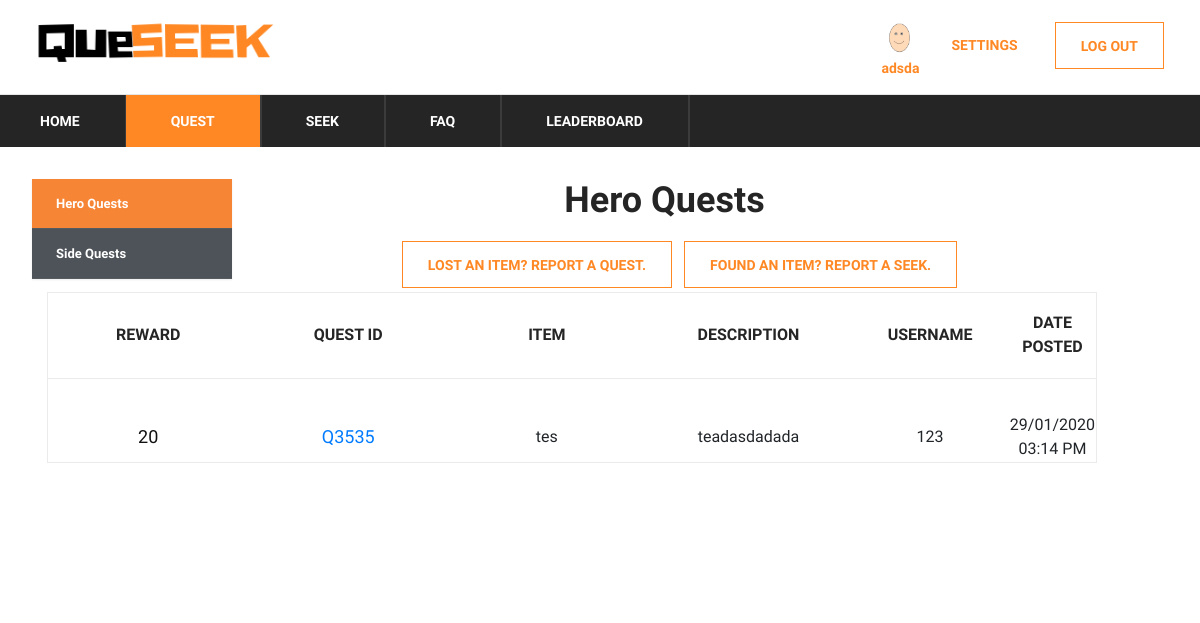
Page /quest (signed in) on the committed database.
### app/models.py (models this page shows)
class UserProfile(UserMixin, Base):
    __tablename__ = "userProfile"
    id = db.Column(db.String, ForeignKey('users.id'), primary_key=True)
    level = db.Column(db.Integer, nullable=False, default=1)
    coinsBalance = db.Column(db.Integer, nullable=False, default=50)
    coinsCollected = db.Column(db.Integer, nullable=False, default=0)
    coinsToNext = db.Column(db.Integer, nullable=False, default=20)
    avatarId = db.Column(db.String, ForeignKey('Avatars.avatarId'), default='0000')

class User(UserMixin, Base):
    __tablename__ = "users"
    id = db.Column(db.String, primary_key=True)
    email = db.Column(db.String(255), unique=True, nullable=False)
    password = db.Column(db.String(255), nullable=False)
    username = db.Column(db.String(255), unique=True, nullable=False)
    created_at = db.Column(DateTime(timezone=True), default=datetime.now(pytz.timezone('Asia/Singapore')))

class Quest(UserMixin, Base):
    __tablename__ = "quests"
    questId = db.Column(db.String, primary_key=True)
    reward = db.Column(db.Integer, nullable=False)
    item = db.Column(db.String(255), nullable=False)
    location = db.Column(db.String(255), nullable=False)
    description = db.Column(db.String(255))
    userId = db.Column(db.String, ForeignKey('users.id'), primary_key=True)
    posted_at = db.Column(DateTime(timezone=True), default=datetime.now(pytz.timezone('Asia/Singapore')))
    state = db.Column(db.Integer, nullable=False, default=0)
    type = db.Column(db.Integer, nullable=False, default=0)
    featured = db.Column(db.Integer, nullable=False, default=0)
    totalSeekers = db.Column(db.Integer, nullable=False, default=1)

### app/__init__.py (the view)
@app.route('/quest')
def quest():
    q = (db.session.query(User, Quest)
         .filter(User.id == Quest.userId)
         .filter(Quest.state == 0)
         .filter(Quest.type == 0)
         .order_by(Quest.posted_at.desc())
         .all())
    return render_template('quest.html', rows=q, page='quest')

### app/__init__.py (called while the page is built)
@login.user_loader
def load_user(id):
    return User.query.get(id)

@app.context_processor
def inject_dict_for_all_templates():
    if (not current_user.is_anonymous):
        userprofile = (db.session.query(UserProfile)
                       .filter(UserProfile.id == current_user.id)
                       .first()
                       )
        return dict(current_user_avatar=userprofile.avatarId)
    return dict()

### app/templates/quest.html (shortened to what this page needs)
<!DOCTYPE html>
<html lang="zxx">
<head>
    <link rel="stylesheet" href="{{ url_for('static', filename='css/bootstrap.min.css')}}" type="text/css">
    <link rel="stylesheet" href="{{ url_for('static', filename='css/font-awesome.min.css')}}" type="text/css">
    <link rel="stylesheet" href="{{ url_for('static', filename='css/themify-icons.css')}}" type="text/css">
    <link rel="stylesheet" href="{{ url_for('static', filename='css/elegant-icons.css')}}" type="text/css">
    <link rel="stylesheet" href="{{ url_for('static', filename='css/owl.carousel.min.css')}}" type="text/css">
    <link rel="stylesheet" href="{{ url_for('static', filename='css/nice-select.css')}}" type="text/css">
    <link rel="stylesheet" href="{{ url_for('static', filename='css/jquery-ui.min.css')}}" type="text/css">
    <link rel="stylesheet" href="{{ url_for('static', filename='css/slicknav.min.css')}}" type="text/css">
    <link rel="stylesheet" href="{{ url_for('static', filename='css/style.css')}}" type="text/css">
    <link rel="stylesheet" href="{{ url_for('static', filename='css/table.css')}}" type="text/css">
</head>
<body>
<header class="header-section">
    {% include "base/topbar.html" %}
    {% include "base/menu.html" %}
</header>
<section class="hero-section">
    <div class="hero-items owl-carousel">
        <div class="topbar-cover2">
            <div class="desc">
                <section class="cd-faq">
                    <div class="cd-faq-categories">
                        {% if page == 'sq' %}
                    <a href="{{url_for('hero_quests')}}">Hero Quests</a>
                    <a class="active" href="{{url_for('side_quests')}}">Side Quests</a>
                    {% else %}
                    <a class="active" href="{{url_for('hero_quests')}}">Hero Quests</a>
                    <a href="{{url_for('side_quests')}}">Side Quests</a>
                        {% endif %}
                    </div>
                    <section class="shopping-cart spad">
                        <div class="blog-details-inner">
                            <div class="blog-detail-title"><h2>
                                {% if page == 'sq' %}
                                Side Quests
                                {% else %}
                                Hero Quests
                                {% endif %}
                            </h2>
                            </div>
                        </div>
                        <div class="center-button">
                            {% include "base/button.html" %}
                        </div>
                        <div class="container">
                            <div class="row">
                                <div class="col-lg-12">
                                    <div class="cart-table">
                                        <table>
                                            <thead>
                                            <tr>
                                                <th>Reward</th>
                                                <th>Quest ID</th>
                                                <th>Item</th>
                                                <th>Description</th>
                                                <th>Username</th>
                                                <th>Date Posted</th>
                                            </tr>
                                            </thead>
                                            <tbody>
                                            {% for row in rows %}
                                            <tr>
                                                <td class="cart-pic"><h5>{{ row[1].reward }}</h5></td>
                                                <td class="cart-pic">
                                                    <h5>
                                                        <a href='/quest/{{row[1].questId}}'>{{row[1].questId}}</a>
                                                    </h5>
                                                </td>
                                                <td class="cart-pic">{{ row[1].item }}</td>
                                                <td class="cart-pic">{{ row[1].description }}</td>
                                                <td class="cart-pic">{{ row[0].username }}</td>
                                                <td class="cart-pic">{{ row[1].posted_at.strftime('%d/%m/%Y %I:%M %p') }}</td>
                                            </tr>
                                            {% endfor %}
                                            </tbody>
                                        </table>
                                    </div>
                                </div>
                            </div>
                        </div>
                    </section>
                </section>
            </div>
        </div>
    </div>
</section>
</body>
</html>

### app/templates/base/loginlogout.html
<div class="ht-right">
    <div class="login-panel">
        {% if current_user.is_anonymous %}
        <a href="{{ url_for('signup') }} " class="log-btn">SIGN UP</a>
        <a href="{{ url_for('login') }} " class="log-btn">LOG IN</a>
        {% else %}
        <a href="{{ url_for('logout') }}" class="log-btn">LOG OUT</a>
        <a href="{{ url_for('settings') }}" class="settings-btn">SETTINGS</a>
        {% endif %}
    </div>
    {% if current_user.is_anonymous %}
    {% else %}
    <div class="login-panel">
        <a href="{{url_for('profile')}}">
            <img src="{{ url_for('static', filename='img/avatars/'+current_user_avatar+'.png')}}"
                 width="40"
                 height="40">
        </a>
        <a href="{{ url_for('profile') }}" class="user-btn"> {{ current_user.username }}</a>
    </div>
    {% endif %}
</div>

### app/static/css/style.css (style rules this page uses)
html, body { height: 100%; font-family: "Muli", sans-serif; -webkit-font-smoothing: antialiased; font-smoothing: antialiased; }
h1, h2, h3, h4, h5, h6 { margin: 0; color: #111111; font-weight: 400; font-family: "Muli", sans-serif; }
h2 { font-size: 36px; }
h5 { font-size: 18px; }
img { max-width: 100%; }
.header-top .ht-right { float: right; }
.header-top .ht-right .login-panel { float: right; font-size: 14px; color: #252525; display: inline-block; padding-top: 18px; padding-bottom: 15px; }
.shopping-cart { padding-bottom: 60px; }
.cart-table { margin-bottom: 40px; }
.cart-table table { width: 100%; min-width: 480px; border: 1px solid #ebebeb; }
.cart-table table tr th { font-size: 16px; color: #252525; font-weight: 700; border-bottom: 1px solid #ebebeb; text-align: center; padding: 18px 0 19px; text-transform: uppercase; }
.cart-table table tr td { text-align: center; padding-top: 34px; }
.cart-table table tr td.cart-pic { width: 21%; }
.blog-details-inner .blog-detail-title { text-align: center; margin: 15px; }
.blog-details-inner .blog-detail-title h2 { color: #252525; font-weight: 700; margin-bottom: 15px; }
@media only screen and (min-width: 1200px) { .container { max-width: 1170px; } }
.log-btn { float: right; display: inline-block; padding-left: 20px; padding-top: 18px; padding-bottom: 15px; color: #ff8825; border: 1px solid #ff8825; font-size: 14px; font-weight: 700; text-transform: uppercase; padding: 13px 25px 11px; cursor: pointer; margin: 4px 6px; }
.settings-btn { float: right; display: inline-block; padding-left: 20px; padding-top: 18px; padding-bottom: 15px; color: #ff8825; font-size: 14px; font-weight: 700; text-transform: uppercase; padding: 13px 25px 11px; cursor: pointer; margin: 4px 6px; }
.user-btn { color: #ff8825; font-size: 14px; font-weight: 700; cursor: pointer; }
.center-button { display: flex; justify-content: center; }
.login-panel img { display: block; margin-left: auto; margin-right: auto; }
.login-panel a { display: block; text-align: center; }

### app/static/css/table.css (style rules this page uses)
.topbar-cover2 { position: relative; }
.cd-faq { width: 90%; margin: 2em auto; box-shadow: 0 1px 5px rgba(0, 0, 0, 0.1); }
.cd-faq:after { content: ""; display: table; clear: both; }
@media only screen and (min-width: 768px) { .cd-faq { position: relative; margin: 2em; box-shadow: none; } }
@media only screen and (min-width: 768px) { .cd-faq > * { vertical-align:middle; } }
@media only screen and (min-width: 768px) { .cd-faq-categories a { position: relative; display: block; overflow: hidden; height: 50px; line-height: 50px; padding: 0 28px 0 16px; background-color: #4e5359; -webkit-font-smoothing: antialiased; -moz-osx-font-smoothing: grayscale; color: #ffffff; white-space: nowrap; border-bottom: 1px solid #555b61; text-overflow: ellipsis; } }
@media only screen and (min-width: 768px) { .cd-faq .active { background-color: #F78536; } }
@media only screen and (min-width: 768px) { .cd-faq-categories a::before, .cd-faq-categories a::after { position: absolute; top: 50%; right: 16px; display: inline-block; height: 1px; width: 10px; background-color: #7f868e; } }
@media only screen and (min-width: 768px) { .cd-faq-categories a::after { -webkit-transform: rotate(90deg); -moz-transform: rotate(90deg); -ms-transform: rotate(90deg); -o-transform: rotate(90deg); transform: rotate(90deg); } }
@media only screen and (min-width: 768px) { .cd-faq-categories { width: 20%; float: left; box-shadow: 0 1px 2px rgba(0, 0, 0, 0.08); } }
@media only screen and (min-width: 768px) { .cd-faq-categories a { font-size: 13px; font-weight: 600; padding: 0 24px; -webkit-transition: background 0.2s, padding 0.2s; -moz-transition: background 0.2s, padding 0.2s; transition: background 0.2s, padding 0.2s; } }
@media only screen and (min-width: 768px) { .cd-faq-categories a::before, .cd-faq-categories a::after { display: none; } }
@media only screen and (min-width: 1024px) { .cd-faq-categories { display:inline-block; top: 0; left: 0; width: 200px; z-index: 2; padding:0px; margin:0px; } }
@media only screen and (min-width: 1024px) { .cd-faq-categories a::before { display: block; top: 0; right: auto; left: 0; height: 100%; width: 3px; background-color: #FFA357; opacity: 0; -webkit-transition: opacity 0.2s; -moz-transition: opacity 0.2s; transition: opacity 0.2s; } }

### rows in the picture
UserProfile: avatarId (picture)
User: username "adsda"
User: reward "20", questId "Q3535", item "tes", description "teadasdadada", username "123", posted_at "29/01/2020 03:14 PM"
